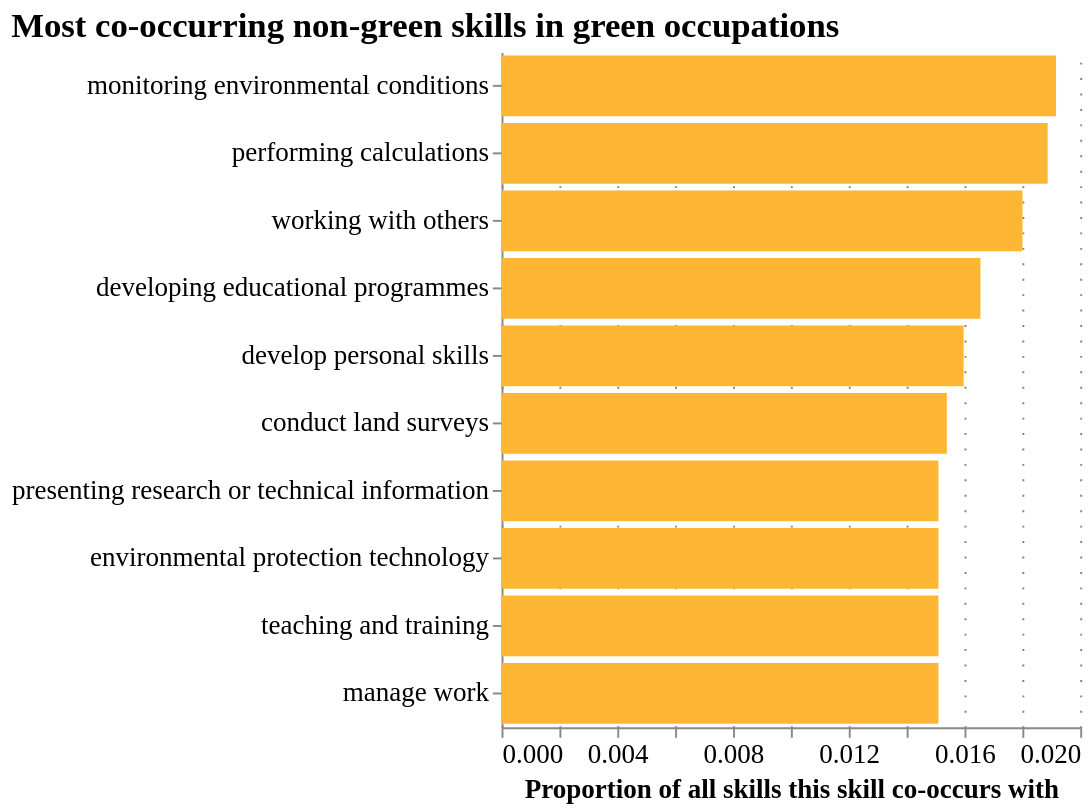

Notebook source saved alongside this figure:
### Code cell
graph_config

### Figure 1 — Vega-Lite specification as saved in the notebook (floating-point values rounded to 4 significant figures)
{"config": {"title": {"font": "Century Gothic", "anchor": "start"}, "axis": {"labelFont": "Century Gothic", "titleFont": "Century Gothic", "gridColor": "grey", "gridDash": [1, 7], "labelFontSize": 14, "titleFontSize": 14}, "header": {"labelFont": "Century Gothic", "titleFont": "Century Gothic"}, "legend": {"labelFont": "Century Gothic", "titleFont": "Century Gothic", "labelFontSize": 14, "titleFontSize": 18}, "range": {"category": ["#FDB633", "#18A48C", "#9A1BBE", "#EB003B", "#FF6E47", "#646363", "#0F294A", "#97D9E3", "#A59BEE", "#F6A4B7", "#D2C9C0", "#000000"], "ordinal": {"scheme": ["#FDB633", "#18A48C", "#9A1BBE", "#EB003B", "#FF6E47", "#646363", "#0F294A", "#97D9E3", "#A59BEE", "#F6A4B7", "#D2C9C0", "#000000"]}}, "view": {"strokeWidth": 0}}, "data": {"name": "data-ce5e9822cd3071aaa296a6fce04a7c42"}, "mark": {"type": "bar"}, "encoding": {"color": {"value": "#FDB633"}, "tooltip": [{"field": "prop_in_green_occs", "format": ".2%", "title": "Percentage of jobs adverts in green occupations this skill appears in", "type": "quantitative"}, {"field": "num_in_green_occs", "title": "Number of jobs adverts in green occupations this skill appears in", "type": "quantitative"}, {"field": "prop_in_all_ads", "format": ".2%", "title": "Percentage of all jobs adverts this skill appears in", "type": "quantitative"}, {"field": "num_in_all_ads", "title": "Number of all jobs adverts this skill appears in", "type": "quantitative"}], "x": {"field": "degree centrality", "title": "Proportion of all skills this skill co-occurs with", "type": "quantitative"}, "y": {"axis": {"labelLimit": 500}, "field": "skill_name_wrapped", "sort": "-x", "title": "", "type": "nominal"}}, "height": 350, "title": {"anchor": "start", "text": "Most co-occurring non-green skills in green occupations", "fontSize": 18, "subtitle": "", "subtitleFont": "Century Gothic", "subtitleFontSize": 13}, "width": "container", "$schema": "https://vega.github.io/schema/vega-lite/v5.15.1.json", "datasets": {"data-ce5e9822cd3071aaa296a6fce04a7c42": [{"index": 2148, "skill": "S2.8.5", "degree centrality": 0.01916, "skill_name": "monitoring environmental conditions", "skill_name_wrapped": ["monitoring environmental conditions"], "skill_description": NaN, "prop_in_green_occs": 0.01661, "num_in_green_occs": 321, "prop_in_all_ads": 0.001145, "num_in_all_ads": 6090}, {"index": 943, "skill": "S2.6.1", "degree centrality": 0.01887, "skill_name": "performing calculations", "skill_name_wrapped": ["performing calculations"], "skill_description": NaN, "prop_in_green_occs": 0.01635, "num_in_green_occs": 316, "prop_in_all_ads": 0.02425, "num_in_all_ads": 128969}, {"index": 755, "skill": "S1.8.0", "degree centrality": 0.018, "skill_name": "working with others", "skill_name_wrapped": ["working with others"], "skill_description": NaN, "prop_in_green_occs": 0.02871, "num_in_green_occs": 555, "prop_in_all_ads": 0.0378, "num_in_all_ads": 201058}, {"index": 803, "skill": "S4.1.6", "degree centrality": 0.01655, "skill_name": "developing educational programmes", "skill_name_wrapped": ["developing educational programmes"], "skill_description": NaN, "prop_in_green_occs": 0.01811, "num_in_green_occs": 350, "prop_in_all_ads": 0.0244, "num_in_all_ads": 129794}, {"index": 808, "skill": "1835a7c1-600e-4b16-a0af-fb4f7d8d77b9", "degree centrality": 0.01597, "skill_name": "develop personal skills", "skill_name_wrapped": ["develop personal skills"], "skill_description": NaN, "prop_in_green_occs": 0.01785, "num_in_green_occs": 345, "prop_in_all_ads": 0.01702, "num_in_all_ads": 90511}, {"index": 1431, "skill": "39e71107-3aa9-41a0-809c-edea477c968f", "degree centrality": 0.01539, "skill_name": "conduct land surveys", "skill_name_wrapped": ["conduct land surveys"], "skill_description": NaN, "prop_in_green_occs": 0.0106, "num_in_green_occs": 205, "prop_in_all_ads": 0.001958, "num_in_all_ads": 10412}, {"index": 858, "skill": "S1.4.2", "degree centrality": 0.0151, "skill_name": "presenting research or technical information", "skill_name_wrapped": ["presenting research or technical information"], "skill_description": NaN, "prop_in_green_occs": 0.01826, "num_in_green_occs": 353, "prop_in_all_ads": 0.01392, "num_in_all_ads": 74041}, {"index": 1608, "skill": "K0712", "degree centrality": 0.0151, "skill_name": "environmental protection technology", "skill_name_wrapped": ["environmental protection technology"], "skill_description": NaN, "prop_in_green_occs": 0.005587, "num_in_green_occs": 108, "prop_in_all_ads": 0.0003638, "num_in_all_ads": 1935}, {"index": 635, "skill": "S1.3.0", "degree centrality": 0.0151, "skill_name": "teaching and training", "skill_name_wrapped": ["teaching and training"], "skill_description": NaN, "prop_in_green_occs": 0.02416, "num_in_green_occs": 467, "prop_in_all_ads": 0.04136, "num_in_all_ads": 219989}, {"index": 594, "skill": "56a2fa94-a66d-40c6-a444-35888cdefa60", "degree centrality": 0.0151, "skill_name": "manage work", "skill_name_wrapped": ["manage work"], "skill_description": NaN, "prop_in_green_occs": 0.02737, "num_in_green_occs": 529, "prop_in_all_ads": 0.01354, "num_in_all_ads": 72021}]}}
